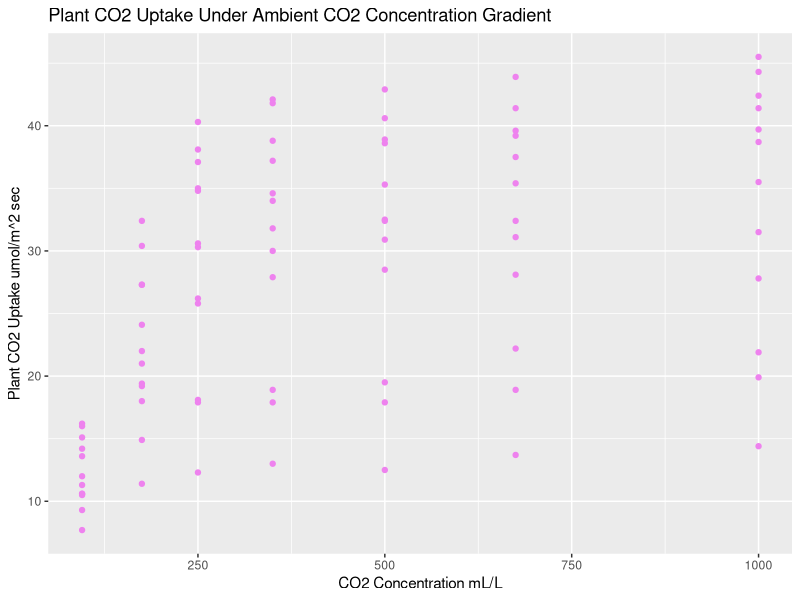
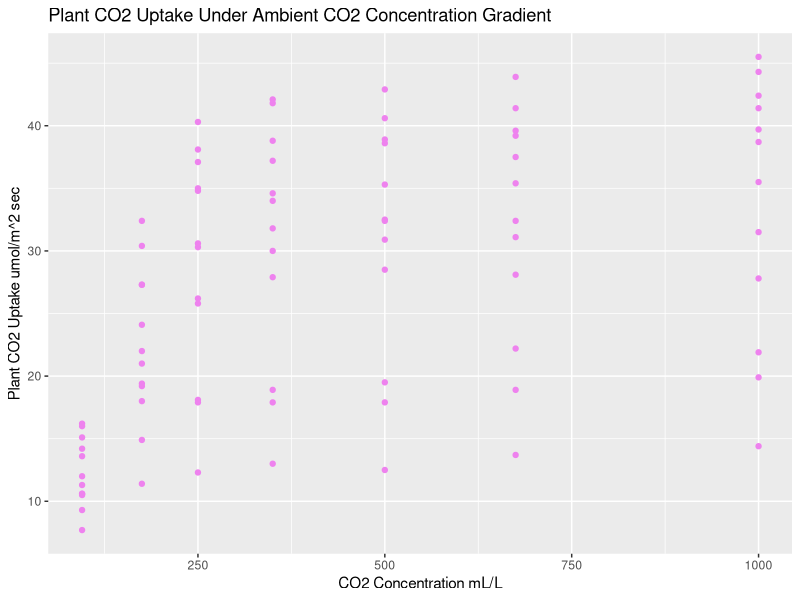
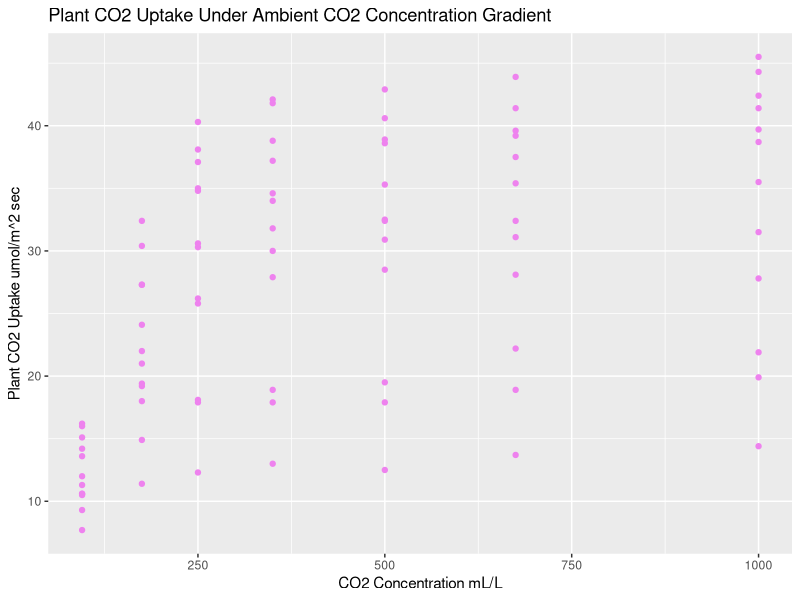
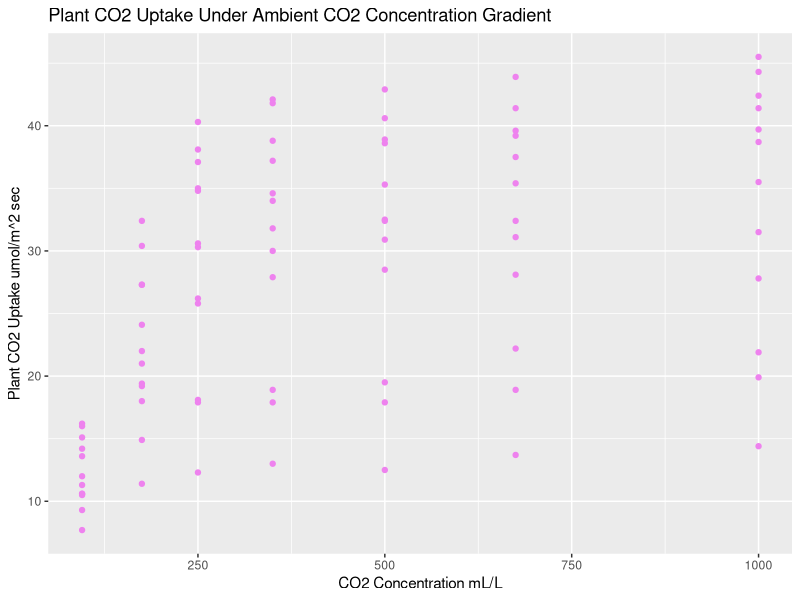
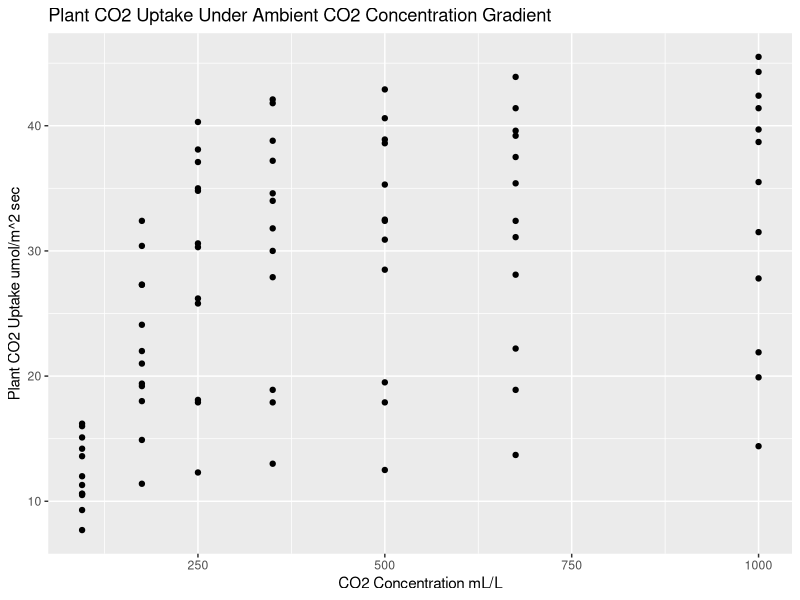
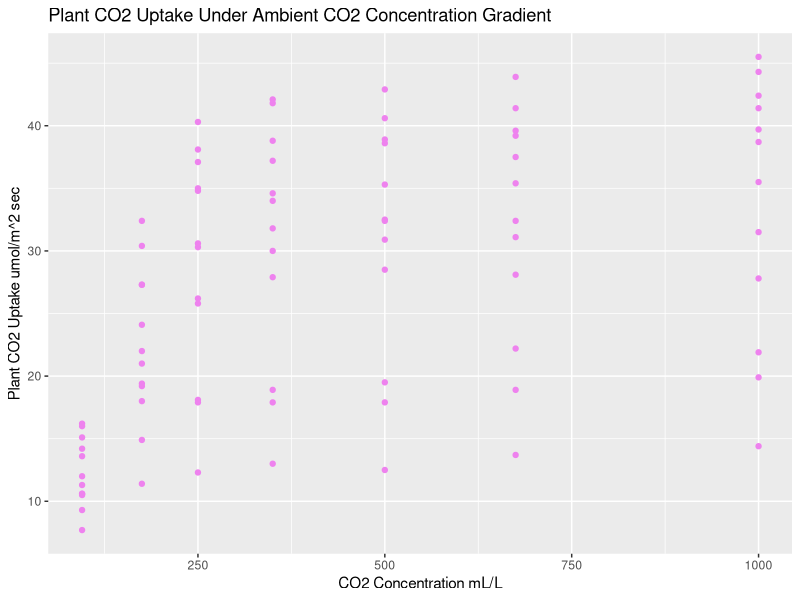
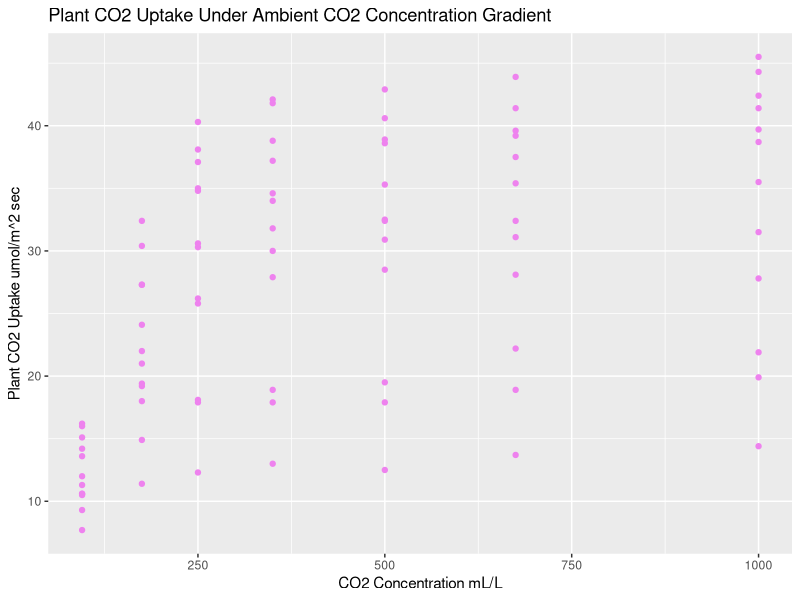
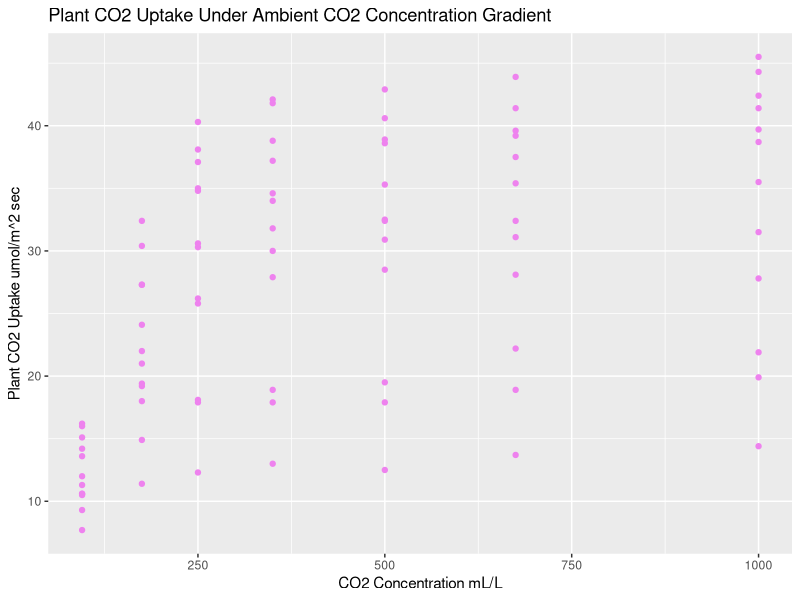

Write R code to recreate these figures, in order.
## ---- chunk 1
knitr::opts_chunk$set(echo = TRUE)
library(ggplot2)
## ---- chunk 2
?CO2
CO2 <- datasets::CO2
## ---- chunk 3


ggplot() + 
  
  geom_point(data = CO2, aes(x = conc, y = uptake), color = 'violet') + 
  
  ggtitle("Plant CO2 Uptake Under Ambient CO2 Concentration Gradient") + 
  
  xlab("CO2 Concentration mL/L") + 
  
  ylab("Plant CO2 Uptake umol/m^2 sec")


## ---- chunk 4


ggplot() + 
  
  geom_point(data = CO2, aes(x = conc, y = uptake), color = 'violet') +
  
  ggtitle("Plant CO2 Uptake Under Ambient CO2 Concentration Gradient") +
  
  xlab("CO2 Concentration mL/L") + ylab("Plant CO2 Uptake umol/m^2 sec")




ggplot(data = CO2) + 
  
  geom_point(aes(x = conc, y = uptake), color = 'violet') +
  
  ggtitle("Plant CO2 Uptake Under Ambient CO2 Concentration Gradient") +
  
  xlab("CO2 Concentration mL/L") + ylab("Plant CO2 Uptake umol/m^2 sec")



ggplot(data = CO2,  aes(x = conc, y = uptake)) + 
  
  geom_point(color = 'violet') +
  
  ggtitle("Plant CO2 Uptake Under Ambient CO2 Concentration Gradient") +
  
  xlab("CO2 Concentration mL/L") + ylab("Plant CO2 Uptake umol/m^2 sec")



ggplot(data = CO2, aes(x = conc, y = uptake), color = 'violet') + 
  
  geom_point() +
  
  ggtitle("Plant CO2 Uptake Under Ambient CO2 Concentration Gradient") +
  
  xlab("CO2 Concentration mL/L") + ylab("Plant CO2 Uptake umol/m^2 sec")




p <- ggplot() 

p + geom_point(data = CO2, aes(x = conc, y = uptake), color = 'violet') +
  
  ggtitle("Plant CO2 Uptake Under Ambient CO2 Concentration Gradient") +
  
  xlab("CO2 Concentration mL/L") + ylab("Plant CO2 Uptake umol/m^2 sec")




p <- ggplot(data = CO2) 

p + geom_point(aes(x = conc, y = uptake), color = 'violet') +
  
  ggtitle("Plant CO2 Uptake Under Ambient CO2 Concentration Gradient") +
  
  xlab("CO2 Concentration mL/L") + ylab("Plant CO2 Uptake umol/m^2 sec")



p <- ggplot(data = CO2) 

q <- p + geom_point(aes(x = conc, y = uptake), color = 'violet') 

q  +  ggtitle("Plant CO2 Uptake Under Ambient CO2 Concentration Gradient") +
  
  xlab("CO2 Concentration mL/L") + ylab("Plant CO2 Uptake umol/m^2 sec")

## ---- chunk 5
ggplot() 

ggplot(data = CO2) 

ggplot(data = CO2,  aes(x = conc, y = uptake))


## ---- chunk 6


hist(CO2$uptake)
hist(CO2$uptake, 
     breaks = 10)


# Since we'll be using uptake as an example, let's set a base ggplot called p.uptake:

p.uptake <- ggplot(data = CO2, aes(uptake)) 

p.hist <- p.uptake + 
  geom_histogram() 

# Note, once you save a full data, aes, geom set to an object, you can print plot now by just typing object name:
p.hist

# and change the number of bins:
p.hist +  stat_bin(bins = 20)

p.hist +  stat_bin(bins = 10)

# or set a binwidth from the beginning:

ggplot(data = CO2, aes(uptake)) + 
  geom_histogram(binwidth = 4.2) 

# https://www.qimacros.com/histogram-excel/how-to-determine-histogram-bin-interval/





  
## ---- chunk 7
?density # Combine with plot() to vizualize; i.e. plot(density(x))
## ---- chunk 8


plot(density(CO2$uptake))

p.uptake + 
  geom_density() + 
  xlim(0, 60)



# explore different bandwiths:

p.uptake + 
  geom_density() +
  stat_density(bw = 1, 
               geom = "line", 
               col = "blue") + 
  stat_density(bw = 2, 
               geom = "line",
               col = "red") +
    stat_density(bw = 3, 
               geom = "line",
               col = "red") + 
  xlim(0, 60)
## ---- chunk 9


dotchart(CO2$uptake)


# create your own Y-axis index to separate out data points using
# 1:No. rows in data frame.

ggplot(CO2) + 
  geom_point(aes(x = uptake, y = 1:nrow(CO2))) 


## ---- chunk 10

# separate out data by plant origin

dotchart(CO2$uptake, groups = CO2$Type) 


ggplot(CO2, aes(x = uptake, y = 1:nrow(CO2))) + 
  geom_point() +
  facet_wrap(~ Type, nrow = 2)
  

# And do the same for the different treatments (chilled vs. non-chilled)
dotchart(CO2$uptake, groups = CO2$Treatment) 


CO2b <- rbind(CO2[CO2$Treatment == "chilled",],
              CO2[CO2$Treatment == "nonchilled",])

ggplot(CO2, aes(x = uptake, y = 1:nrow(CO2))) + 
  geom_point() +
  facet_wrap(~ Treatment, nrow = 2)


## ---- chunk 11

dotchart(CO2$uptake, 
         groups = CO2$Treatment, 
         col = CO2$Type,
         pch = 19)  

legend(x = "topright",
       legend = levels(CO2$Type), 
       col = 1:length(CO2$Type), 
       pch = 19)



ggplot(CO2, aes(x = uptake, y = 1:nrow(CO2))) + 
  geom_point(mapping = aes(col = Type)) +
  facet_wrap(~ Treatment, nrow = 2)

## ---- chunk 12
plot(x = CO2$conc, 
     y = CO2$uptake)

# an alternative way of writing the above is:

plot(formula = uptake ~ conc, 
     data = CO2)


ggplot() +
  geom_point(data = CO2, aes(conc, uptake))
## ---- chunk 13
?boxplot
boxplot(formula = uptake ~ Treatment, 
        data = CO2)

boxplot(formula = uptake ~ Treatment, 
        data = CO2)


# Do the same in ggplot:
ggplot() + 
  geom_boxplot(data = CO2,
               aes(x = Treatment, y = uptake))

# add original data points and use alpha to set transparency of points:
ggplot() + 
  geom_boxplot(data = CO2, 
               aes(x = Treatment, y = uptake)) + 
  
  geom_point(data = CO2, 
             aes(x = Treatment, y = uptake), alpha = 0.1)


# You can do that in base R plot functions too, but would need more code to set transparency:


  t_col <- function(color, percent = 50, name = NULL) {
    rgb.val <- col2rgb(color)
    t.col <- rgb(rgb.val[1], rgb.val[2], rgb.val[3],
               max = 255,
               alpha = (100-percent)*255/100,
               names = name)
    invisible(t.col)
  }
  
  
boxplot(formula = uptake ~ Treatment, 
        data = CO2)
points(x = CO2$Treatment, y = CO2$uptake,
       col = t_col("black", percent = 75))
